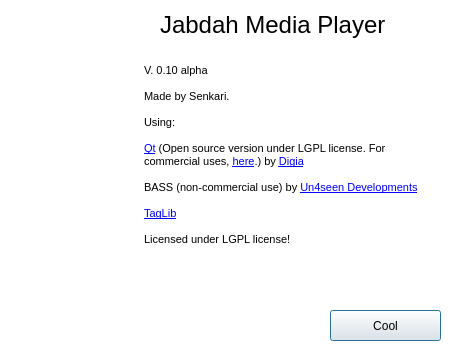
<?xml version="1.0" encoding="UTF-8"?>
<ui version="4.0">
 <class>About</class>
 <widget class="QDialog" name="About">
  <property name="windowModality">
   <enum>Qt::NonModal</enum>
  </property>
  <property name="geometry">
   <rect>
    <x>0</x>
    <y>0</y>
    <width>450</width>
    <height>350</height>
   </rect>
  </property>
  <property name="sizePolicy">
   <sizepolicy hsizetype="Fixed" vsizetype="Fixed">
    <horstretch>0</horstretch>
    <verstretch>0</verstretch>
   </sizepolicy>
  </property>
  <property name="minimumSize">
   <size>
    <width>450</width>
    <height>350</height>
   </size>
  </property>
  <property name="maximumSize">
   <size>
    <width>450</width>
    <height>350</height>
   </size>
  </property>
  <property name="palette">
   <palette>
    <active>
     <colorrole role="Base">
      <brush brushstyle="SolidPattern">
       <color alpha="255">
        <red>255</red>
        <green>255</green>
        <blue>255</blue>
       </color>
      </brush>
     </colorrole>
     <colorrole role="Window">
      <brush brushstyle="SolidPattern">
       <color alpha="255">
        <red>255</red>
        <green>255</green>
        <blue>255</blue>
       </color>
      </brush>
     </colorrole>
    </active>
    <inactive>
     <colorrole role="Base">
      <brush brushstyle="SolidPattern">
       <color alpha="255">
        <red>255</red>
        <green>255</green>
        <blue>255</blue>
       </color>
      </brush>
     </colorrole>
     <colorrole role="Window">
      <brush brushstyle="SolidPattern">
       <color alpha="255">
        <red>255</red>
        <green>255</green>
        <blue>255</blue>
       </color>
      </brush>
     </colorrole>
    </inactive>
    <disabled>
     <colorrole role="Base">
      <brush brushstyle="SolidPattern">
       <color alpha="255">
        <red>255</red>
        <green>255</green>
        <blue>255</blue>
       </color>
      </brush>
     </colorrole>
     <colorrole role="Window">
      <brush brushstyle="SolidPattern">
       <color alpha="255">
        <red>255</red>
        <green>255</green>
        <blue>255</blue>
       </color>
      </brush>
     </colorrole>
    </disabled>
   </palette>
  </property>
  <property name="windowTitle">
   <string>About Jabdah</string>
  </property>
  <property name="windowIcon">
   <iconset resource="images.qrc">
    <normaloff>:/logos/jubduh.png</normaloff>:/logos/jubduh.png</iconset>
  </property>
  <widget class="QPushButton" name="pushButton">
   <property name="geometry">
    <rect>
     <x>330</x>
     <y>310</y>
     <width>111</width>
     <height>31</height>
    </rect>
   </property>
   <property name="text">
    <string>Cool</string>
   </property>
  </widget>
  <widget class="QLabel" name="label">
   <property name="geometry">
    <rect>
     <x>0</x>
     <y>0</y>
     <width>161</width>
     <height>151</height>
    </rect>
   </property>
   <property name="whatsThis">
    <string>&lt;html&gt;&lt;head/&gt;&lt;body&gt;&lt;p&gt;SUPER ULTRA MEGA AWESOME JABDAH LOGO! ALL SHALL FALL IN FRONT OF IT!&lt;/p&gt;&lt;/body&gt;&lt;/html&gt;</string>
   </property>
   <property name="frameShape">
    <enum>QFrame::NoFrame</enum>
   </property>
   <property name="text">
    <string/>
   </property>
   <property name="textFormat">
    <enum>Qt::RichText</enum>
   </property>
   <property name="pixmap">
    <pixmap resource="images.qrc">:/logos/jubduh.png</pixmap>
   </property>
   <property name="scaledContents">
    <bool>true</bool>
   </property>
   <property name="openExternalLinks">
    <bool>false</bool>
   </property>
  </widget>
  <widget class="QLabel" name="label_2">
   <property name="geometry">
    <rect>
     <x>160</x>
     <y>0</y>
     <width>281</width>
     <height>51</height>
    </rect>
   </property>
   <property name="font">
    <font>
     <family>Segoe UI</family>
     <pointsize>18</pointsize>
    </font>
   </property>
   <property name="frameShape">
    <enum>QFrame::NoFrame</enum>
   </property>
   <property name="text">
    <string>Jabdah Media Player</string>
   </property>
   <property name="textFormat">
    <enum>Qt::RichText</enum>
   </property>
   <property name="scaledContents">
    <bool>false</bool>
   </property>
   <property name="wordWrap">
    <bool>true</bool>
   </property>
  </widget>
  <widget class="QTextBrowser" name="textBrowser">
   <property name="geometry">
    <rect>
     <x>140</x>
     <y>60</y>
     <width>301</width>
     <height>241</height>
    </rect>
   </property>
   <property name="sizePolicy">
    <sizepolicy hsizetype="Fixed" vsizetype="Fixed">
     <horstretch>0</horstretch>
     <verstretch>0</verstretch>
    </sizepolicy>
   </property>
   <property name="minimumSize">
    <size>
     <width>256</width>
     <height>192</height>
    </size>
   </property>
   <property name="maximumSize">
    <size>
     <width>5000</width>
     <height>5000</height>
    </size>
   </property>
   <property name="frameShape">
    <enum>QFrame::NoFrame</enum>
   </property>
   <property name="html">
    <string>&lt;!DOCTYPE HTML PUBLIC &quot;-//W3C//DTD HTML 4.0//EN&quot; &quot;http://www.w3.org/TR/REC-html40/strict.dtd&quot;&gt;
&lt;html&gt;&lt;head&gt;&lt;meta name=&quot;qrichtext&quot; content=&quot;1&quot; /&gt;&lt;style type=&quot;text/css&quot;&gt;
p, li { white-space: pre-wrap; }
&lt;/style&gt;&lt;/head&gt;&lt;body style=&quot; font-family:'MS Shell Dlg 2'; font-size:8.25pt; font-weight:400; font-style:normal;&quot;&gt;
&lt;p style=&quot; margin-top:0px; margin-bottom:0px; margin-left:0px; margin-right:0px; -qt-block-indent:0; text-indent:0px;&quot;&gt;&lt;span style=&quot; font-size:8pt;&quot;&gt;V. 0.10 alpha&lt;/span&gt;&lt;/p&gt;
&lt;p style=&quot;-qt-paragraph-type:empty; margin-top:0px; margin-bottom:0px; margin-left:0px; margin-right:0px; -qt-block-indent:0; text-indent:0px; font-size:8pt;&quot;&gt;&lt;br /&gt;&lt;/p&gt;
&lt;p style=&quot; margin-top:0px; margin-bottom:0px; margin-left:0px; margin-right:0px; -qt-block-indent:0; text-indent:0px;&quot;&gt;&lt;span style=&quot; font-size:8pt;&quot;&gt;Made by Senkari.&lt;/span&gt;&lt;/p&gt;
&lt;p style=&quot;-qt-paragraph-type:empty; margin-top:0px; margin-bottom:0px; margin-left:0px; margin-right:0px; -qt-block-indent:0; text-indent:0px; font-size:8pt;&quot;&gt;&lt;br /&gt;&lt;/p&gt;
&lt;p style=&quot; margin-top:0px; margin-bottom:0px; margin-left:0px; margin-right:0px; -qt-block-indent:0; text-indent:0px;&quot;&gt;&lt;span style=&quot; font-size:8pt;&quot;&gt;Using:&lt;/span&gt;&lt;/p&gt;
&lt;p style=&quot;-qt-paragraph-type:empty; margin-top:0px; margin-bottom:0px; margin-left:0px; margin-right:0px; -qt-block-indent:0; text-indent:0px; font-size:8pt;&quot;&gt;&lt;br /&gt;&lt;/p&gt;
&lt;p style=&quot; margin-top:0px; margin-bottom:0px; margin-left:0px; margin-right:0px; -qt-block-indent:0; text-indent:0px;&quot;&gt;&lt;a href=&quot;http://qt-project.org/&quot;&gt;&lt;span style=&quot; font-size:8pt; text-decoration: underline; color:#0000ff;&quot;&gt;Qt&lt;/span&gt;&lt;/a&gt;&lt;span style=&quot; font-size:8pt;&quot;&gt; (Open source version under LGPL license. For commercial uses, &lt;/span&gt;&lt;a href=&quot;http://qt.digia.com/&quot;&gt;&lt;span style=&quot; font-size:8pt; text-decoration: underline; color:#0000ff;&quot;&gt;here&lt;/span&gt;&lt;/a&gt;&lt;span style=&quot; font-size:8pt;&quot;&gt;.) by &lt;/span&gt;&lt;a href=&quot;http://www.digia.com/&quot;&gt;&lt;span style=&quot; font-size:8pt; text-decoration: underline; color:#0000ff;&quot;&gt;Digia&lt;/span&gt;&lt;/a&gt;&lt;/p&gt;
&lt;p style=&quot;-qt-paragraph-type:empty; margin-top:0px; margin-bottom:0px; margin-left:0px; margin-right:0px; -qt-block-indent:0; text-indent:0px; font-size:8pt;&quot;&gt;&lt;br /&gt;&lt;/p&gt;
&lt;p style=&quot; margin-top:0px; margin-bottom:0px; margin-left:0px; margin-right:0px; -qt-block-indent:0; text-indent:0px;&quot;&gt;&lt;span style=&quot; font-size:8pt;&quot;&gt;BASS (non-commercial use) by &lt;/span&gt;&lt;a href=&quot;http://www.un4seen.com/&quot;&gt;&lt;span style=&quot; font-size:8pt; text-decoration: underline; color:#0000ff;&quot;&gt;Un4seen Developments&lt;/span&gt;&lt;/a&gt;&lt;/p&gt;
&lt;p style=&quot;-qt-paragraph-type:empty; margin-top:0px; margin-bottom:0px; margin-left:0px; margin-right:0px; -qt-block-indent:0; text-indent:0px; font-size:8pt;&quot;&gt;&lt;br /&gt;&lt;/p&gt;
&lt;p style=&quot; margin-top:0px; margin-bottom:0px; margin-left:0px; margin-right:0px; -qt-block-indent:0; text-indent:0px;&quot;&gt;&lt;a href=&quot;http://taglib.github.io/&quot;&gt;&lt;span style=&quot; font-size:8pt; text-decoration: underline; color:#0000ff;&quot;&gt;TagLib&lt;/span&gt;&lt;/a&gt;&lt;/p&gt;
&lt;p style=&quot;-qt-paragraph-type:empty; margin-top:0px; margin-bottom:0px; margin-left:0px; margin-right:0px; -qt-block-indent:0; text-indent:0px; font-size:8pt;&quot;&gt;&lt;br /&gt;&lt;/p&gt;
&lt;p style=&quot; margin-top:0px; margin-bottom:0px; margin-left:0px; margin-right:0px; -qt-block-indent:0; text-indent:0px;&quot;&gt;&lt;span style=&quot; font-size:8pt;&quot;&gt;Licensed under LGPL license!&lt;/span&gt;&lt;/p&gt;&lt;/body&gt;&lt;/html&gt;</string>
   </property>
   <property name="openExternalLinks">
    <bool>true</bool>
   </property>
  </widget>
  <widget class="QLabel" name="label_3">
   <property name="geometry">
    <rect>
     <x>10</x>
     <y>290</y>
     <width>41</width>
     <height>51</height>
    </rect>
   </property>
   <property name="frameShape">
    <enum>QFrame::NoFrame</enum>
   </property>
   <property name="text">
    <string/>
   </property>
   <property name="textFormat">
    <enum>Qt::RichText</enum>
   </property>
   <property name="pixmap">
    <pixmap resource="images.qrc">:/logos/Qt-logo.svg</pixmap>
   </property>
   <property name="scaledContents">
    <bool>true</bool>
   </property>
   <property name="openExternalLinks">
    <bool>false</bool>
   </property>
  </widget>
  <widget class="QLabel" name="label_4">
   <property name="geometry">
    <rect>
     <x>60</x>
     <y>290</y>
     <width>71</width>
     <height>51</height>
    </rect>
   </property>
   <property name="frameShape">
    <enum>QFrame::NoFrame</enum>
   </property>
   <property name="text">
    <string/>
   </property>
   <property name="textFormat">
    <enum>Qt::RichText</enum>
   </property>
   <property name="pixmap">
    <pixmap resource="images.qrc">:/logos/TagLib_logo.png</pixmap>
   </property>
   <property name="scaledContents">
    <bool>true</bool>
   </property>
   <property name="openExternalLinks">
    <bool>false</bool>
   </property>
  </widget>
 </widget>
 <resources>
  <include location="images.qrc"/>
 </resources>
 <connections/>
</ui>
